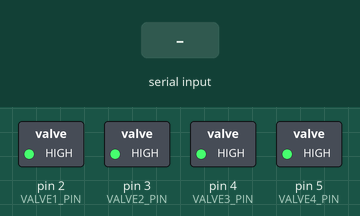
Bench run of a sketch on a simulated Arduino Uno, built with avr-gcc and run on an emulated ATmega328P. Parts: switched loads named in the sketch (green lamp = pin HIGH). The test bench sets the inputs (shaded band). What the sketch prints to the serial monitor is not drawn.

Above: at 1.2 s.
1.3 s: "LOW_1\n" received over Serial
At 2.5 s:
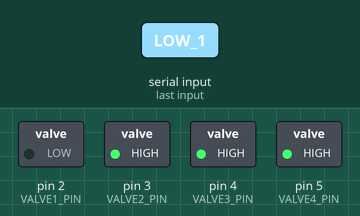
2.8 s: "LOWMID_1\n" received over Serial
At 3.8 s:
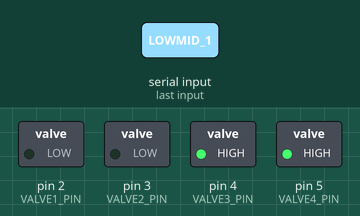
4.3 s: "LOW_0\n" received over Serial
At 5.0 s:
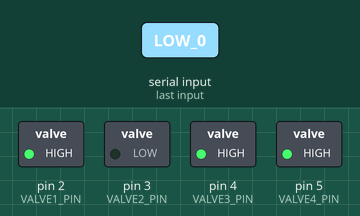
5.8 s: "HIGHMID_1\n" received over Serial
At 6.1 s:
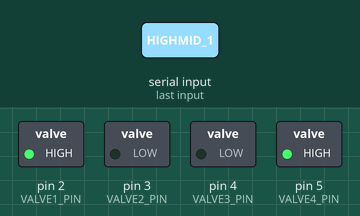
7.3 s: "LOWMID_0\n" received over Serial
At 8.4 s:
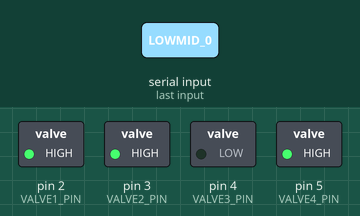
8.8 s: "HIGH_1\n" received over Serial
At 9.6 s:
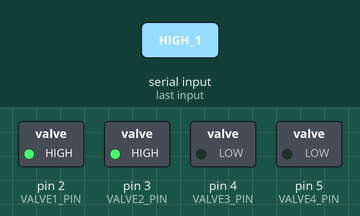
Timing chart, 0 to 11.3 s (numbered marks = the images above; inputs shaded):
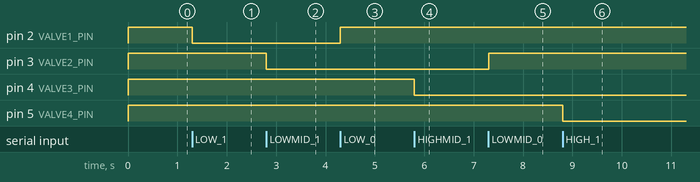

Measured:
- after the input at 1.3 s, pin 2 (VALVE1_PIN): HIGH → LOW at once
- after the input at 2.8 s, pin 3 (VALVE2_PIN): HIGH → LOW at once
- after the input at 4.3 s, pin 2 (VALVE1_PIN): LOW → HIGH at once
- after the input at 5.8 s, pin 4 (VALVE3_PIN): HIGH → LOW at once
- after the input at 7.3 s, pin 3 (VALVE2_PIN): LOW → HIGH at once
- after the input at 8.8 s, pin 5 (VALVE4_PIN): HIGH → LOW at once

The sketch:

fountain_control.ino
```cpp
const int VALVE1_PIN = 2; // Low
const int VALVE2_PIN = 3; // Low-Mid
const int VALVE3_PIN = 4; // High-Mid
const int VALVE4_PIN = 5; // High

#define RELAY_ON  LOW
#define RELAY_OFF HIGH

char inputBuffer[32];
byte bufferPos = 0;

void processCommand(char* command);

void setup() {
  Serial.begin(115200);

  digitalWrite(VALVE1_PIN, RELAY_OFF);
  digitalWrite(VALVE2_PIN, RELAY_OFF);
  digitalWrite(VALVE3_PIN, RELAY_OFF);
  digitalWrite(VALVE4_PIN, RELAY_OFF);

  pinMode(VALVE1_PIN, OUTPUT);
  pinMode(VALVE2_PIN, OUTPUT);
  pinMode(VALVE3_PIN, OUTPUT);
  pinMode(VALVE4_PIN, OUTPUT);

  Serial.println("SYSTEM_READY");
}

void loop() {
  while (Serial.available() > 0) {
    char inChar = Serial.read();

    if (inChar == '\n' || inChar == '\r') {
      if (bufferPos > 0) {
        inputBuffer[bufferPos] = '\0';
        processCommand(inputBuffer);
        bufferPos = 0;
      }
    } else {
      if (bufferPos < sizeof(inputBuffer) - 1) {
        inputBuffer[bufferPos++] = inChar;
      }
    }
  }
}

void processCommand(char* command) {
  String cmd = String(command);
  cmd.trim();

  if (cmd == "LOW_1")          { digitalWrite(VALVE1_PIN, RELAY_ON);  }
  else if (cmd == "LOW_0")     { digitalWrite(VALVE1_PIN, RELAY_OFF); }
  else if (cmd == "LOWMID_1")  { digitalWrite(VALVE2_PIN, RELAY_ON);  }
  else if (cmd == "LOWMID_0")  { digitalWrite(VALVE2_PIN, RELAY_OFF); }
  else if (cmd == "HIGHMID_1") { digitalWrite(VALVE3_PIN, RELAY_ON);  }
  else if (cmd == "HIGHMID_0") { digitalWrite(VALVE3_PIN, RELAY_OFF); }
  else if (cmd == "HIGH_1")    { digitalWrite(VALVE4_PIN, RELAY_ON);  }
  else if (cmd == "HIGH_0")    { digitalWrite(VALVE4_PIN, RELAY_OFF); }
  else if (cmd == "ALL_ON")    {
    digitalWrite(VALVE1_PIN, RELAY_ON);
    digitalWrite(VALVE2_PIN, RELAY_ON);
    digitalWrite(VALVE3_PIN, RELAY_ON);
    digitalWrite(VALVE4_PIN, RELAY_ON);
  }
  else if (cmd == "ALL_OFF")   {
    digitalWrite(VALVE1_PIN, RELAY_OFF);
    digitalWrite(VALVE2_PIN, RELAY_OFF);
    digitalWrite(VALVE3_PIN, RELAY_OFF);
    digitalWrite(VALVE4_PIN, RELAY_OFF);
  }
}
```
